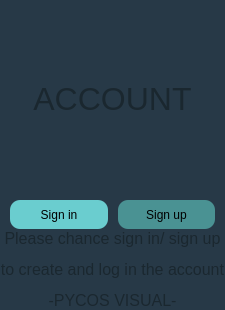
              <widget class="QWidget" name="page_6">
               <property name="styleSheet">
                <string notr="true">background-color: rgb(39, 57, 71);</string>
               </property>
               <layout class="QVBoxLayout" name="verticalLayout_11">
                <property name="spacing">
                 <number>0</number>
                </property>
                <property name="leftMargin">
                 <number>0</number>
                </property>
                <property name="topMargin">
                 <number>0</number>
                </property>
                <property name="rightMargin">
                 <number>0</number>
                </property>
                <property name="bottomMargin">
                 <number>0</number>
                </property>
                <item>
                 <widget class="QLabel" name="label_6">
                  <property name="sizePolicy">
                   <sizepolicy hsizetype="Preferred" vsizetype="Preferred">
                    <horstretch>0</horstretch>
                    <verstretch>0</verstretch>
                   </sizepolicy>
                  </property>
                  <property name="minimumSize">
                   <size>
                    <width>200</width>
                    <height>200</height>
                   </size>
                  </property>
                  <property name="maximumSize">
                   <size>
                    <width>16777215</width>
                    <height>16777215</height>
                   </size>
                  </property>
                  <property name="layoutDirection">
                   <enum>Qt::LeftToRight</enum>
                  </property>
                  <property name="text">
                   <string>&lt;html&gt;&lt;head/&gt;&lt;body&gt;&lt;p align=&quot;center&quot;&gt;&lt;span style=&quot; font-size:24pt; color:#1a272f;&quot;&gt;ACCOUNT&lt;/span&gt;&lt;/p&gt;&lt;/body&gt;&lt;/html&gt;</string>
                  </property>
                  <property name="scaledContents">
                   <bool>true</bool>
                  </property>
                  <property name="alignment">
                   <set>Qt::AlignCenter</set>
                  </property>
                 </widget>
                </item>
                <item>
                 <layout class="QHBoxLayout" name="horizontalLayout_6">
                  <property name="spacing">
                   <number>10</number>
                  </property>
                  <property name="leftMargin">
                   <number>10</number>
                  </property>
                  <property name="rightMargin">
                   <number>10</number>
                  </property>
                  <item>
                   <widget class="QPushButton" name="pushButton_25">
                    <property name="minimumSize">
                     <size>
                      <width>0</width>
                      <height>29</height>
                     </size>
                    </property>
                    <property name="styleSheet">
                     <string notr="true">background-color: rgb(106, 205, 207);
border-radius: 10px;</string>
                    </property>
                    <property name="text">
                     <string>Sign in</string>
                    </property>
                   </widget>
                  </item>
                  <item>
                   <widget class="QPushButton" name="pushButton_26">
                    <property name="minimumSize">
                     <size>
                      <width>0</width>
                      <height>29</height>
                     </size>
                    </property>
                    <property name="styleSheet">
                     <string notr="true">background-color: rgb(74, 146, 147);
border-radius: 10px;</string>
                    </property>
                    <property name="text">
                     <string>Sign up</string>
                    </property>
                   </widget>
                  </item>
                 </layout>
                </item>
                <item>
                 <widget class="QLabel" name="label_5">
                  <property name="text">
                   <string>&lt;html&gt;&lt;head/&gt;&lt;body&gt;&lt;p align=&quot;center&quot;&gt;&lt;span style=&quot; font-size:12pt; color:#1a272f;&quot;&gt;Please chance sign in/ sign up&lt;/span&gt;&lt;/p&gt;&lt;p align=&quot;center&quot;&gt;&lt;span style=&quot; font-size:12pt; color:#1a272f;&quot;&gt;to create and log in the account&lt;/span&gt;&lt;/p&gt;&lt;p align=&quot;center&quot;&gt;&lt;span style=&quot; font-size:12pt; color:#1a272f;&quot;&gt;-PYCOS VISUAL-&lt;/span&gt;&lt;/p&gt;&lt;/body&gt;&lt;/html&gt;</string>
                  </property>
                 </widget>
                </item>
               </layout>
              </widget>
